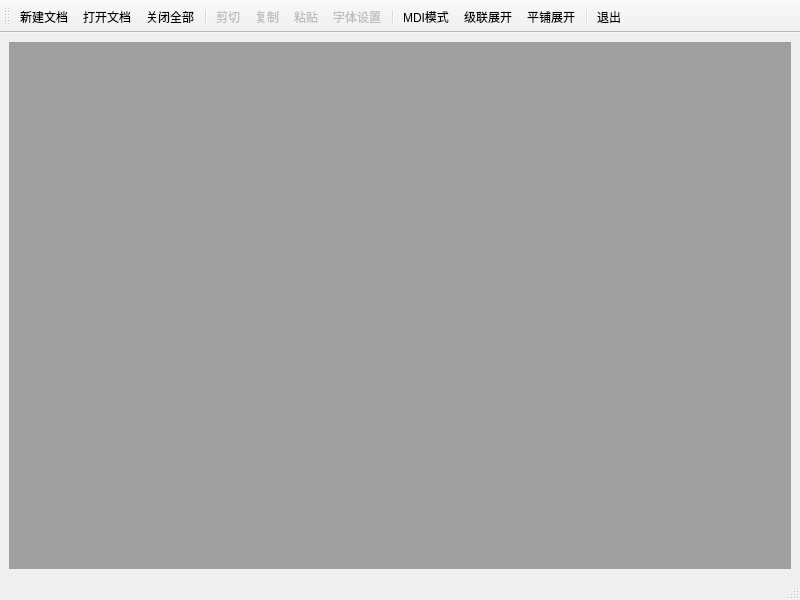
<?xml version="1.0" encoding="UTF-8"?>
<ui version="4.0">
 <class>MDIMainWindow</class>
 <widget class="QMainWindow" name="MDIMainWindow">
  <property name="geometry">
   <rect>
    <x>0</x>
    <y>0</y>
    <width>800</width>
    <height>600</height>
   </rect>
  </property>
  <property name="windowTitle">
   <string>MDIMainWindow</string>
  </property>
  <widget class="QWidget" name="centralwidget">
   <layout class="QHBoxLayout" name="horizontalLayout">
    <item>
     <widget class="QMdiArea" name="mdiArea"/>
    </item>
   </layout>
  </widget>
  <widget class="QMenuBar" name="menubar">
   <property name="geometry">
    <rect>
     <x>0</x>
     <y>0</y>
     <width>800</width>
     <height>21</height>
    </rect>
   </property>
  </widget>
  <widget class="QStatusBar" name="statusbar"/>
  <widget class="QToolBar" name="toolBar">
   <property name="windowTitle">
    <string>toolBar</string>
   </property>
   <property name="toolButtonStyle">
    <enum>Qt::ToolButtonTextUnderIcon</enum>
   </property>
   <attribute name="toolBarArea">
    <enum>TopToolBarArea</enum>
   </attribute>
   <attribute name="toolBarBreak">
    <bool>false</bool>
   </attribute>
   <addaction name="action_new"/>
   <addaction name="action_open"/>
   <addaction name="action_close_all"/>
   <addaction name="separator"/>
   <addaction name="action_cut"/>
   <addaction name="action_copy"/>
   <addaction name="action_paste"/>
   <addaction name="action_font"/>
   <addaction name="separator"/>
   <addaction name="action_mdi"/>
   <addaction name="action_cascade"/>
   <addaction name="action_tile"/>
   <addaction name="separator"/>
   <addaction name="action_quit"/>
  </widget>
  <action name="action_new">
   <property name="icon">
    <iconset resource="source.qrc">
     <normaloff>:/images/100.bmp</normaloff>:/images/100.bmp</iconset>
   </property>
   <property name="text">
    <string>新建文档</string>
   </property>
  </action>
  <action name="action_open">
   <property name="icon">
    <iconset resource="source.qrc">
     <normaloff>:/images/122.bmp</normaloff>:/images/122.bmp</iconset>
   </property>
   <property name="text">
    <string>打开文档</string>
   </property>
  </action>
  <action name="action_close_all">
   <property name="icon">
    <iconset resource="source.qrc">
     <normaloff>:/images/128.bmp</normaloff>:/images/128.bmp</iconset>
   </property>
   <property name="text">
    <string>关闭全部</string>
   </property>
  </action>
  <action name="action_cut">
   <property name="enabled">
    <bool>false</bool>
   </property>
   <property name="icon">
    <iconset resource="source.qrc">
     <normaloff>:/images/200.bmp</normaloff>:/images/200.bmp</iconset>
   </property>
   <property name="text">
    <string>剪切</string>
   </property>
  </action>
  <action name="action_copy">
   <property name="enabled">
    <bool>false</bool>
   </property>
   <property name="icon">
    <iconset resource="source.qrc">
     <normaloff>:/images/202.bmp</normaloff>:/images/202.bmp</iconset>
   </property>
   <property name="text">
    <string>复制</string>
   </property>
  </action>
  <action name="action_paste">
   <property name="enabled">
    <bool>false</bool>
   </property>
   <property name="icon">
    <iconset resource="source.qrc">
     <normaloff>:/images/204.bmp</normaloff>:/images/204.bmp</iconset>
   </property>
   <property name="text">
    <string>粘贴</string>
   </property>
  </action>
  <action name="action_font">
   <property name="enabled">
    <bool>false</bool>
   </property>
   <property name="icon">
    <iconset resource="source.qrc">
     <normaloff>:/images/506.bmp</normaloff>:/images/506.bmp</iconset>
   </property>
   <property name="text">
    <string>字体设置</string>
   </property>
  </action>
  <action name="action_mdi">
   <property name="checkable">
    <bool>true</bool>
   </property>
   <property name="icon">
    <iconset resource="source.qrc">
     <normaloff>:/images/230.bmp</normaloff>:/images/230.bmp</iconset>
   </property>
   <property name="text">
    <string>MDI模式</string>
   </property>
  </action>
  <action name="action_cascade">
   <property name="icon">
    <iconset resource="source.qrc">
     <normaloff>:/images/400.bmp</normaloff>:/images/400.bmp</iconset>
   </property>
   <property name="text">
    <string>级联展开</string>
   </property>
  </action>
  <action name="action_tile">
   <property name="icon">
    <iconset resource="source.qrc">
     <normaloff>:/images/406.bmp</normaloff>:/images/406.bmp</iconset>
   </property>
   <property name="text">
    <string>平铺展开</string>
   </property>
  </action>
  <action name="action_quit">
   <property name="icon">
    <iconset resource="source.qrc">
     <normaloff>:/images/132.bmp</normaloff>:/images/132.bmp</iconset>
   </property>
   <property name="text">
    <string>退出</string>
   </property>
  </action>
 </widget>
 <resources>
  <include location="source.qrc"/>
 </resources>
 <connections>
  <connection>
   <sender>action_quit</sender>
   <signal>triggered()</signal>
   <receiver>MDIMainWindow</receiver>
   <slot>close()</slot>
   <hints>
    <hint type="sourcelabel">
     <x>-1</x>
     <y>-1</y>
    </hint>
    <hint type="destinationlabel">
     <x>399</x>
     <y>299</y>
    </hint>
   </hints>
  </connection>
 </connections>
</ui>
